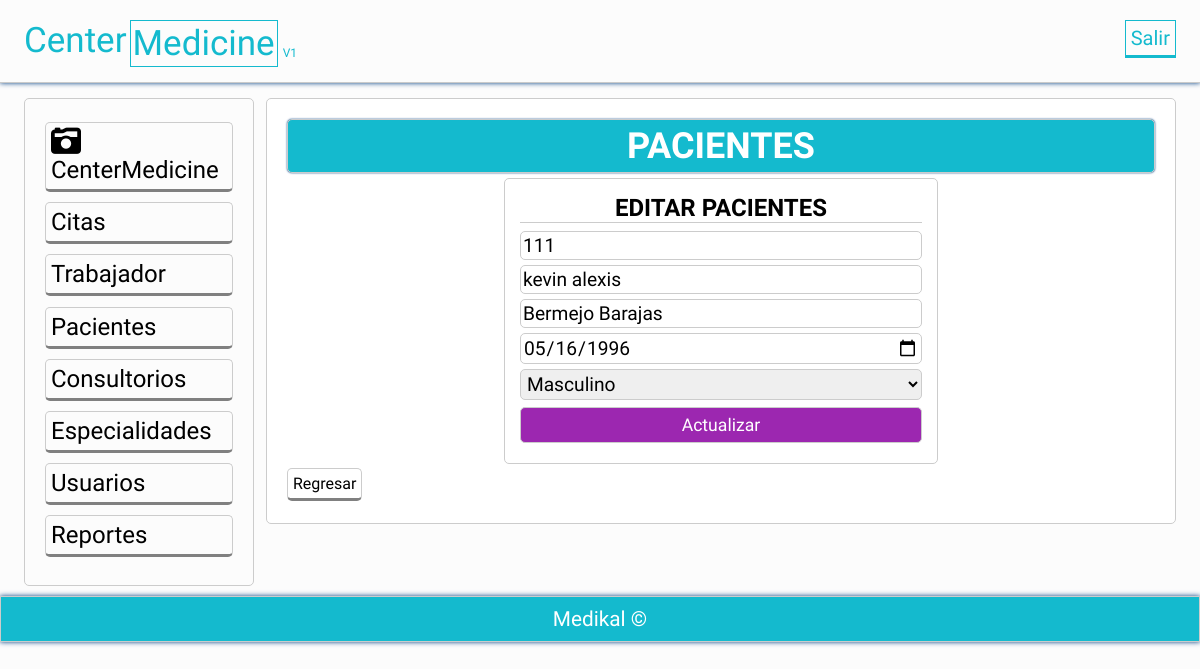
Page /actualizarpaciente.php?idPaciente=1 (signed in) on the committed database.
### tables this page shows
CREATE TABLE `pacientes` (
  `idPaciente` int(11) NOT NULL,
  `pacIdentificacion` char(15) NOT NULL,
  `pacNombre` varchar(50) NOT NULL,
  `pacApellidos` varchar(50) NOT NULL,
  `pacFechaNacimiento` date NOT NULL,
  `pacSexo` enum('Femenino','Masculino') NOT NULL
);

### actualizarpaciente.php (called while the page is built, shortened)
<?php session_start();
	require 'funciones.php';
	try{
		$conexion = new PDO('mysql:host=localhost;dbname=centromedico','root','');
	}catch(PDOException $e){
		echo "ERROR: " . $e->getMessge();
		die();
	}
	if($_SERVER['REQUEST_METHOD']=='POST'){
		$id = limpiarDatos($_POST['id']);
		$identificacion = limpiarDatos($_POST['identificacion']);
		$nombres = limpiarDatos($_POST['nombres']);
		$apellidos = limpiarDatos($_POST['apellidos']);
		$fechaNacimiento = limpiarDatos($_POST['fechaNacimiento']);
		$sexo = limpiarDatos($_POST['sexo']);
		$statement = $conexion->prepare(
		"UPDATE pacientes
        SET pacIdentificacion = :identificacion,
		pacNombre =:nombres,
		pacApellidos =:apellidos,
		pacFechaNacimiento =:fechaNacimiento,
		pacSexo =:sexo
		WHERE idPaciente = :id");
		$statement ->execute(array(
        ':identificacion'=>$identificacion,
		':nombres'=>$nombres,
		':apellidos'=>$apellidos,
		':fechaNacimiento'=>$fechaNacimiento,
		':sexo'=>$sexo,
        ':id'=> $id
        ));
        header('Location: pacientes.php');
	}else{
		$id_paciente = id_numeros($_GET['idPaciente']);
		$paciente = obtener_paciente_id($conexion,$id_paciente);
		$paciente =$paciente[0];
	}
	require 'vista/actulizarpaciente_vista.php';
?>

### funciones.php (called while the page is built, shortened)
<?php
	function limpiarDatos($datos){
		$datos = trim($datos);
		$datos = stripslashes($datos);
		$datos = htmlspecialchars($datos);
		return $datos;
	}
	function id_numeros($id){
		return (int)limpiarDatos($id);
	}
function obtener_paciente_id($conexion,$id){
		$resultado = $conexion->query("SELECT * FROM pacientes WHERE idPaciente = $id LIMIT 1");
		$resultado = $resultado->fetchAll();
		return ($resultado) ? $resultado : false;
	}
?>

### vista/actulizarpaciente_vista.php (the view, shortened to what this page needs)
<?php include 'plantillas/header.php'; ?>
	<section class="main">
		<div class="wrapp">
			<?php include 'plantillas/nav.php'; ?>
				<article>
					<div class="mensaje">
						<h2>PACIENTES</h2>
					</div>
					<form action="<?php echo htmlspecialchars($_SERVER['PHP_SELF']) ?>" method="post">
						<h2>EDITAR PACIENTES</h2>
						<input type="numeric" name="identificacion" placeholder="Identificación" value="<?php echo $paciente['pacIdentificacion'];?>" requerid>
						<input type="text" name="nombres" placeholder="Nombres:" value="<?php echo $paciente['pacNombre'];?>">
						<input type="text" name="apellidos"
                            placeholder="Apellidos:"   value="<?php echo $paciente['pacApellidos'];?>">
						<input type="date" name="fechaNacimiento" placeholder="Fecha Nacimiento:" value="<?php echo $paciente['pacFechaNacimiento'];?>">
                        <select name="sexo">
                            <option value="Masculino">Masculino</option>
                        </select>
						<input type="submit" name="enviar" value="Actualizar">
					</form>
                    <a class="btn-regresar" href="medicos.php">Regresar</a>
				</article>
	</section>
<?php include 'plantillas/footer.php'; ?>
</body>
</html>

### css/estilos.css (style rules this page uses)
* { -webkit-box-sizing: border-box; -moz-box-sizing: border-box; box-sizing: border-box; margin:0px; padding:0px; font-family: 'Antic', sans-serif; }
body { background: rgba(0,0,0,.01); color:#000; }
.wrapp { padding: 0% 2%; width:100%; margin:auto; overflow: hidden; }
.mensaje { background: #14BACE; padding:5px; color:#fff; border-radius:5px; text-align: center; font-size: 1.5em; margin-bottom: 5px; box-shadow: 0 0px 2px #013D82 !important; }
article a { display:block; font-weight: normal; }
article .btn-regresar { display:inline-block; border: 1px solid #ccc; border-bottom: 3px solid gray; color:black; font-weight: normal; }
article { margin: 10px 0px; margin-left:1%; float: left; width: 79%; padding:20px; background: rgb(255, 255, 255); border-radius:5px; }
article,aside, .mensaje { border:1px solid #ccc; }
form h2 { font-color: #000; }
form { max-width: 50%; margin: 2px auto; border:1px solid #ccc; padding: 15px; text-align: left; border-radius:5px; }
form input, form textarea, form select { border: 0; outline: 0; padding: 2px; -moz-border-radius: 5px; -webkit-border-radius: 5px; border-radius: 5px; width: 100%; border:1px solid #ccc; margin-bottom: 5px; font-size: 1.2em; }
form [type="submit"] { cursor: pointer; position: relative; display: inline-block; margin-top: 2px; padding: 0.40em 1.5em; background: #9C27B0; text-decoration: none; font-size: 1.1em; color: #FFF; width: 100%; text-align: center; }
.wrapp form h2 { margin-bottom: 8px; text-align: center; border-bottom:1px solid #ccc; }
article a { margin: 2px 0px; display:inline-block; padding: 5px; color: white; border-radius:5px; cursor:pointer; border-bottom: 3px solid rgba(0, 0, 0,.5); width:auto; text-decoration:none; text-align:center; position: relative; }
footer li,a { text-decoration: none; color: #fff; }

### rows in the picture
pacientes: identificacion "111", nombres "kevin alexis", apellidos "Bermejo Barajas", fechaNacimiento "05/16/1996"
